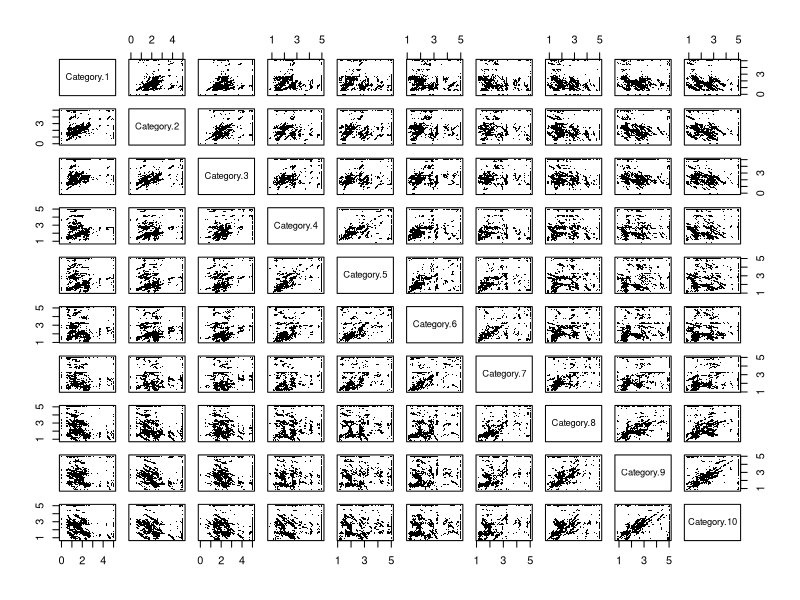

The R source for this figure:
# Task1
A <- matrix(c(1,1,2,1,0,1,0,2,2), nrow = 3, byrow = T)
A

(B <- matrix(c(-1, 1, 3, 5, 1, 2), nrow = 3))

At <- t(A)
At

diagA <- diag(A)
diagA

AtA <- At %*% A
AtA

AtB <- At %*% B
AtB

(D <- A^3)
E <- A %*% A %*% A
E

dim(A)

traceA <- sum(diag(A))
traceA

det(A)

EE <- eigen(A)
EE

Evalues <- round(EE$values, digits = 4)
Evalues

lambda1 <- Evalues[1]
lambda2 <- Evalues[2]
lambda3 <- Evalues[3]

Evectors <- EE$vectors
Evectors

v1 <- Evectors[,1]
v1
v2 <- Evectors[,2]
v2
v3 <- Evectors[,3]
v3

library("Matrix")
rankMatrix(A)

# Task2
Data <- read.csv("google_review_ratings.txt")
X <- as.matrix(Data[,2:25])

colMeans(X)
cov(X)
cor(X)

pairs(X[,1:10], pch = ".")
